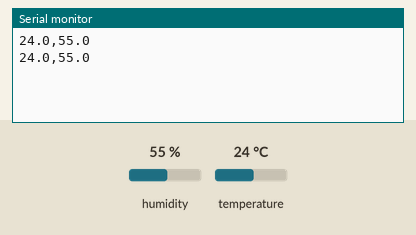
Simulated run of this sketch. Board: Arduino Uno, built with avr-gcc and run on an emulated ATmega328P. On the bench: the last lines printed to the serial monitor. Inputs (shaded band) come from the test bench; at power-on: humidity 55 %, temperature 24 °C.

Above: at 6.8 s.
6.9 s: humidity set to 22 %
At 9.9 s:
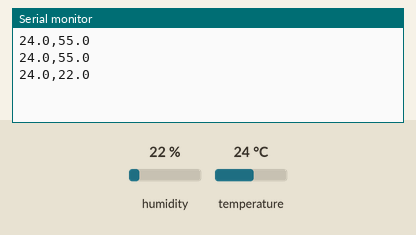
11.4 s: temperature set to 12 °C
At 13.0 s:
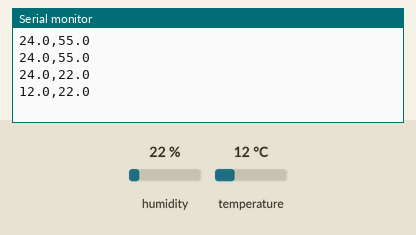
15.9 s: humidity set to 40 %
At 19.3 s:
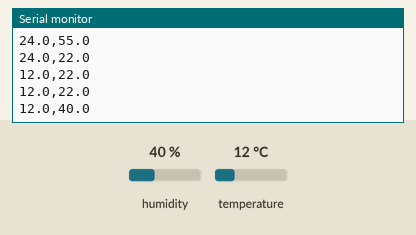
Timing chart, 0 to 20.8 s (numbered marks = the images above; inputs shaded):
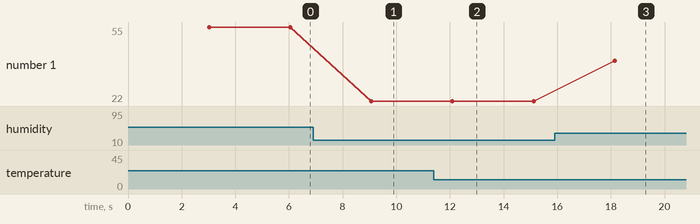

The sketch:

arduino.ino
```cpp
#include <DHT.h>

#define DHTPIN 2
#define DHTTYPE DHT11

DHT dht(DHTPIN, DHTTYPE);

void setup() {
  Serial.begin(9600);
  dht.begin();
}

void loop() {
  delay(3000);

  float h = dht.readHumidity();
  float t = dht.readTemperature();

  if (isnan(h) || isnan(t)) {
    return;
  }

  char tempBuffer[6];
  char humBuffer[6];

  dtostrf(t, 4, 1, tempBuffer);
  dtostrf(h, 4, 1, humBuffer);

  Serial.print(tempBuffer);
  Serial.print(",");
  Serial.println(humBuffer);
}
```

Measured:
- after the input at 6.9 s, the serial monitor: prints a new line after 2.2 s (image 1)
- after the input at 11.4 s, the serial monitor: prints a new line after 0.69 s (image 2)
- after the input at 15.9 s, the serial monitor: prints a new line after 2.2 s (image 3)
- plotted number 1: 55 → 22 after the input at 6.9 s, 22 → 40 after the input at 15.9 s
